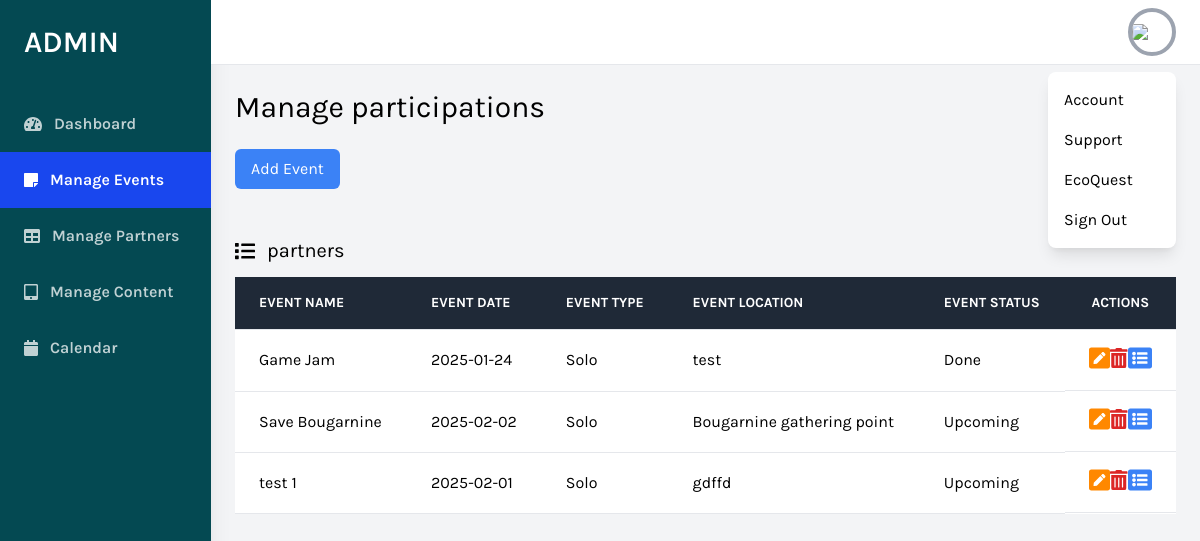
Page /daskboard/events.php (signed in) on the earlier database version.
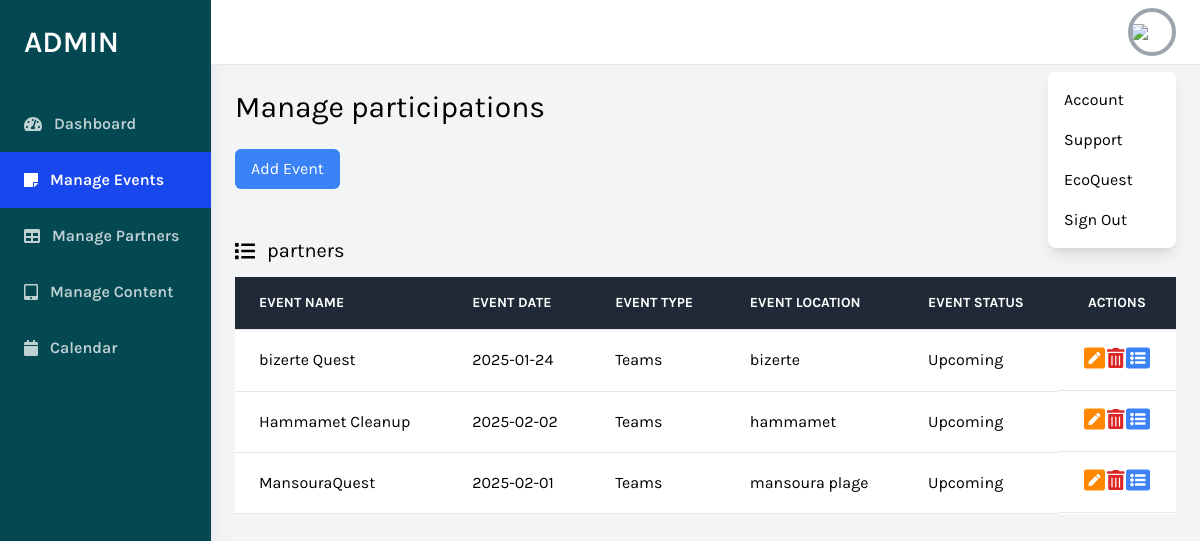
Same page on the later database version.
### tables this page shows
CREATE TABLE `evenements` (
  `IDevent` int(11) NOT NULL,
  `Nom` varchar(20) NOT NULL,
  `Description` varchar(1000) NOT NULL,
  `Location` varchar(100) NOT NULL,
  `Date` date NOT NULL,
  `startTime` time NOT NULL,
  `endTime` time NOT NULL,
  `eventType` varchar(20) NOT NULL,
  `Status` varchar(20) NOT NULL,
  `eventImage` varchar(20) NOT NULL,
  `trash` float NOT NULL,
  `Googlemaps` text NOT NULL,
  `gallery` varchar(250) NOT NULL
);

### daskboard/events.php (the view, shortened to what the changed rows need)
<?php
include "conn.php";
$req = "select * from evenements";
$res = mysqli_query($conn, $req);
if(isset($_SESSION["id"]) && $_SESSION["role"]==="admin"){
?>
<!DOCTYPE html>
<html lang="en">
<head>
    <link rel="stylesheet" href="https://cdnjs.cloudflare.com/ajax/libs/font-awesome/4.7.0/css/font-awesome.min.css">
    <link href="https://cdnjs.cloudflare.com/ajax/libs/tailwindcss/2.2.19/tailwind.min.css" rel="stylesheet">
</head>
<body class="bg-gray-100 font-family-karla flex">
    <div class="relative w-full flex flex-col h-screen overflow-y-hidden">
        <div class="w-full h-screen overflow-x-hidden border-t flex flex-col">
            <main class="w-full flex-grow p-6">
                <h1 class="text-3xl text-black pb-6">Manage participations</h1>
                <div class="w-full mt-12">
                    <div class="bg-white overflow-auto">
                        <table class="text-left w-full border-collapse">
                            <thead>
                                <tr class="bg-gray-800 text-white">
                                    <th
                                        class="py-4 px-6 bg-grey-lightest font-bold uppercase text-sm text-grey-dark border-b border-grey-light">
                                        Event Name</th>
                                    <th
                                        class="py-4 px-6 bg-grey-lightest font-bold uppercase text-sm text-grey-dark border-b border-grey-light">
                                        Event Date</th>
                                    <th
                                        class="py-4 px-6 bg-grey-lightest font-bold uppercase text-sm text-grey-dark border-b border-grey-light">
                                        Event Type</th>
                                    <th
                                        class="py-4 px-6 bg-grey-lightest font-bold uppercase text-sm text-grey-dark border-b border-grey-light">
                                        Event Location</th>
                                    <th
                                        class="py-4 px-6 bg-grey-lightest font-bold uppercase text-sm text-grey-dark border-b border-grey-light">
                                        Event Status</th>
                                    <th
                                        class="text-center py-4 px-6 bg-grey-lightest font-bold uppercase text-sm text-grey-dark border-b border-grey-light">
                                        Actions</th>
                                </tr>
                            </thead>
                            <tbody>
                                <tr class="hover:bg-grey-lighter">
                                    <?php
                                    if(mysqli_num_rows($res)) {
                                        while($row = mysqli_fetch_assoc($res)) {
                                            echo "<td class='py-4 px-6 border-b border-grey-light'>" .$row['Nom'] ."</td>";
                                            echo "<td class='py-4 px-6 border-b border-grey-light'>" .$row['Date'] ."</td>";
                                            echo "<td class='py-4 px-6 border-b border-grey-light'>" .$row['eventType'] ."</td>";
                                            echo "<td class='py-4 px-6 border-b border-grey-light'>" .$row['Location'] ."</td>";
                                            echo "<td class='py-4 px-6 border-b border-grey-light'>" .$row['Status'] ."</td>";
                                            echo "<td class='py-4 px-6 border-b border-grey-light flex items-center justify-evenly'>
                                            <a href='editEvent.php?eventID=".$row['IDevent']."'>
                                            <i class='fas fa-pen-square text-2xl'
                                                style='color: rgb(255, 136, 0);'></i></a>
                                        <a href='deteleEvent.php?eventID=".$row['IDevent']."'>
                                            <i class='fas fa-trash-alt text-xl text-red-600' aria-hidden='true'></i></a>
                                        <a href='participants.php?eventID=".$row['IDevent']."'>
                                            <i class='fas fa-list-alt text-2xl text-blue-500' aria-hidden='true'></i>
                                        </a>
                                    </td>
                                </tr>";
                                        }
                                    }
                                    ?>
                            </tbody>
                        </table>
                    </div>
            </main>
        </div>
    </div>
</body>
</html>
<?php
}else{
    header("location: login.html");
}
?>

Differences in the rows shown:
changed evenements: Nom "Game Jam" → "bizerte Quest"; eventType "Solo" → "Teams"; Location "test" → "bizerte"; Status "Done" → "Upcoming"
changed evenements: Nom "Save Bougarnine" → "Hammamet Cleanup"; eventType "Solo" → "Teams"; Location "Bougarnine gathering point" → "hammamet"
changed evenements: Nom "test 1" → "MansouraQuest"; eventType "Solo" → "Teams"; Location "gdffd" → "mansoura plage"
